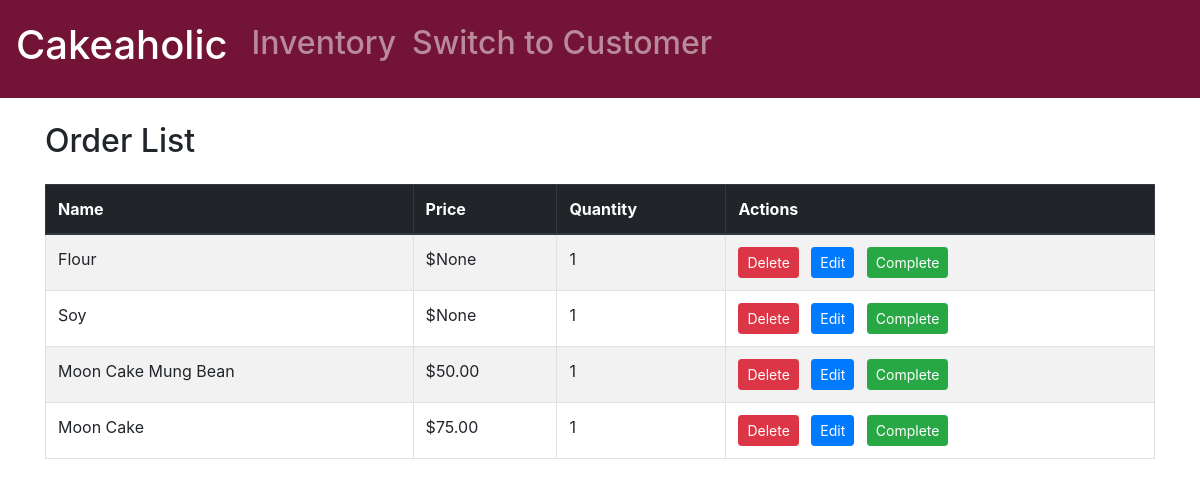
Page /inventory/new_order/ on the committed database.
### customer/models.py (models this page shows, shortened)
class CartItem(models.Model):
    name = models.CharField(max_length=255)
    price = models.DecimalField(max_digits=10, decimal_places=2, null=True, blank=True)
    quantity = models.IntegerField()

### inventory/views.py (the view)
# urls.py: path('new_order/', views.new_order, name='new_order'),
def new_order(request):
    orders = CartItem.objects.all()
    return render(request, 'inventory/new_orders.html', {'orders': orders})

### inventory/templates/inventory/new_orders.html (shortened to what this page needs)
{% extends 'inventory/main.html' %}
{% load static %}
{% block content %}
<div class="container mt-4">
    <h2 class="mb-4">Order List</h2>
    <div class="table-responsive">
        <table class="table table-striped table-bordered">
            <thead class="thead-dark">
                <tr>
                    <th>Name</th>
                    <th>Price</th>
                    <th>Quantity</th>
                    <th>Actions</th>
                </tr>
            </thead>
            <tbody>
                {% for order in orders %}
                <tr>
                    <td>{{ order.name }}</td>
                    <td>${{ order.price }}</td>
                    <td>{{ order.quantity }}</td>
                    <td>
                        <button class="btn btn-danger btn-sm mr-2" onclick="deleteOrder('{{ order.id }}')">Delete</button>
                        <button class="btn btn-primary btn-sm mr-2" onclick="editOrder('{{ order.id }}')">Edit</button>
                        <button class="btn btn-success btn-sm" onclick="completeOrder('{{ order.id }}')">Complete</button>
                    </td>
                </tr>
                {% endfor %}
            </tbody>
        </table>
    </div>
</div>
{% endblock %}

### inventory/templates/inventory/main.html (style rules this page uses)
body { background-color: #F2F2F0; }

### rows in the picture
CartItem: name "Flour", price "None", quantity "1"
CartItem: name "Soy", price "None", quantity "1"
CartItem: name "Moon Cake Mung Bean", price "50.00", quantity "1"
CartItem: name "Moon Cake", price "75.00", quantity "1"
